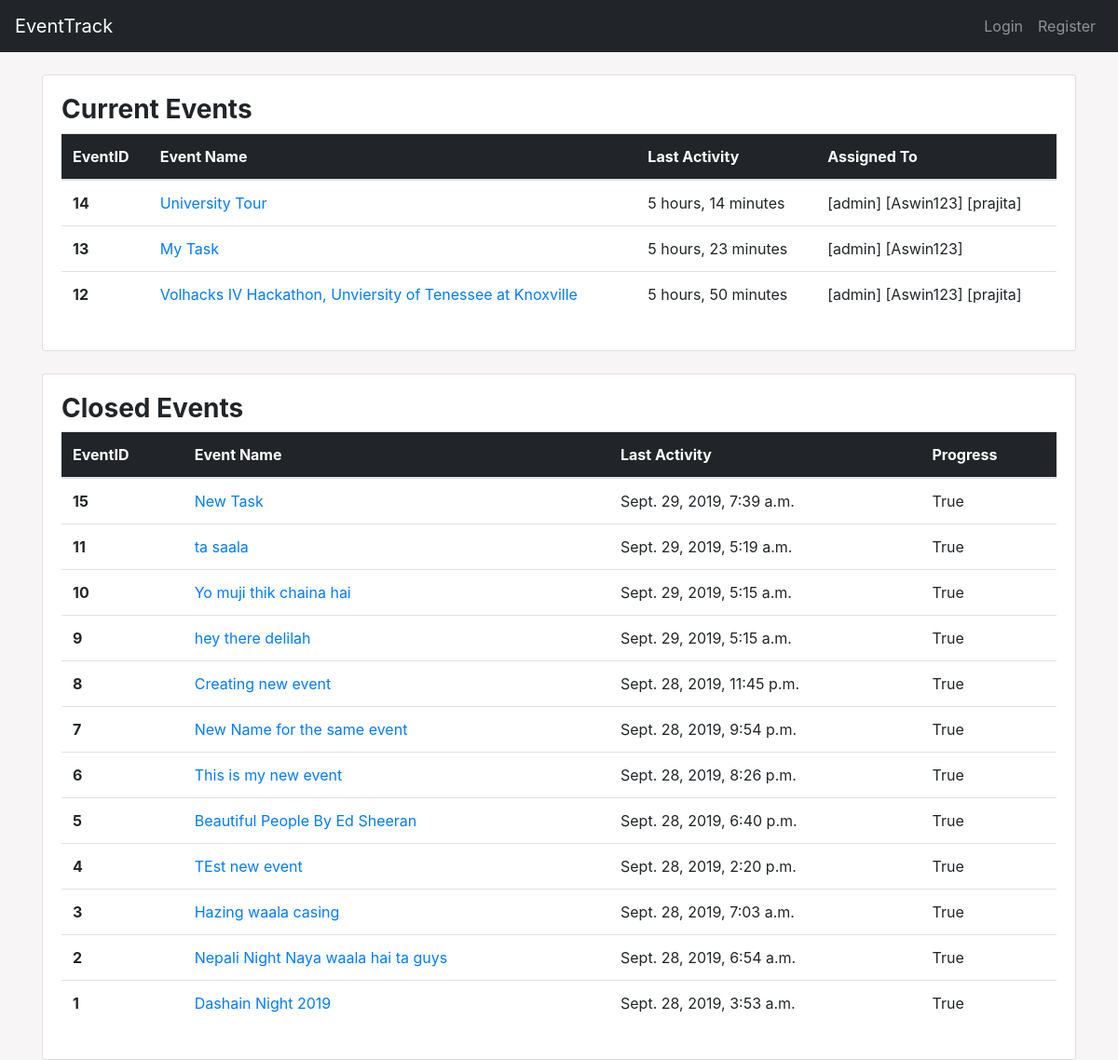
The page / on the database its author committed.
### main/models.py (models this page shows, shortened)
class Event(models.Model):
    event_name = models.CharField(max_length=250)
    created_by = models.ForeignKey(User, related_name="created_by",on_delete=models.CASCADE)
    created_on = models.DateTimeField(auto_now_add= True)
    volunteers = models.ManyToManyField(User, related_name="volunteers")
    closed     = models.BooleanField(default=False)
    hits       = models.IntegerField(default=0, blank=True, null=True)
    image      = models.ImageField(default=None, blank=True, null=True)
    slug       = models.SlugField(unique=True, max_length=1000)

### main/views.py (the view)
# urls.py: 2. Add a URL to urlpatterns:  path('', views.home, name='home')
def home(request):
    print("This is working")
    current_events = Event.objects.filter(closed=False).order_by('-created_on')
    closed_events = Event.objects.filter(closed=True).order_by("-created_on")
    context = {
        "current_events": current_events,
        "closed_events": closed_events
    }
    return render(request, 'main/index.html', context)

### main/templates/main/index.html (shortened to what this page needs)
{% extends 'main/base.html' %}
{% block content %}
<br>
<div class="container">
    <div class="card">
        <div class="card-body">
            <table class="table table-hover">
                <h3><strong>Current Events</strong></h3>
                <thead>
                  <tr>
                    <th scope="col">EventID</th>
                    <th scope="col">Event Name</th>
                    <th scope="col">Last Activity</th>
                    {% if request.user.is_superuser %}
                    <th scope="col">Action</th>
                    {% else %}
                    <th>Assigned To</th>
                    {% endif %}
                  </tr>
                </thead>
                <tbody>
                    {% for event in current_events %}
                  <tr>
                    <th scope="row">{{ event.id }}</th>
                    <td><a href="{% url 'main:details' event.slug %}">{{ event.event_name }}</a> </td>
                    <td>{{ event.created_on | timesince }}</td>
                    {% if request.user.is_superuser %}
                    <td><a href="{% url 'main:edit_event' event.slug %}"><i class="far fa-edit" style="color: orange;" data-toggle="tooltip" data-placement="top" title="Edit this event"></i></a>   /   / <a href="{% url 'main:close_event' event.slug %}">Close Event</a></td>
                    {% else %}
                    <td>{% for volunteer in event.volunteers.all %}[{{ volunteer.username }}] {% endfor %}</td>
                    {% endif %}
                  </tr>
                  {% endfor %}
                </tbody>
              </table>
        </div>
    </div>
</div>
<br>
<div class="container">
    <div class="card">
        <div class="card-body">
            <table class="table table-hover">
                <h3><strong>Closed Events</strong></h3>
                <thead>
                  <tr>
                    <th scope="col">EventID</th>
                    <th scope="col">Event Name</th>
                    <th scope="col">Last Activity</th>
                    <th scope="col">Progress</th>
                  </tr>
                </thead>
                <tbody>
                    {% for event in closed_events %}
                  <tr>
                    <th scope="row">{{ event.id }}</th>
                    <td><a href="{% url 'main:details' event.slug %}">{{ event.event_name }}</a></td>
                    <td>{{ event.created_on }}</td>
                    <td>{{ event.closed }}</td>
                  </tr>
                  {% endfor %}
                </tbody>
              </table>
        </div>
    </div>
</div>
{% endblock %}

### main/static/css/main.css (style rules this page uses)
body { background-color: #f7f5f5; }
thead { background: #212529; color: white; }

### rows shown on the page
Event: id "14", event_name "University Tour", created_on "5 hours, 14 minutes"
Event: id "13", event_name "My Task", created_on "5 hours, 23 minutes"
Event: id "12", event_name "Volhacks IV Hackathon, Unviersity of Tenessee at Knoxville", created_on "5 hours, 50 minutes"
Event: id "15", event_name "New Task", created_on "Sept. 29, 2019, 7:39 a.m.", closed "True"
Event: id "11", event_name "ta saala", created_on "Sept. 29, 2019, 5:19 a.m.", closed "True"
Event: id "10", event_name "Yo muji thik chaina hai", created_on "Sept. 29, 2019, 5:15 a.m.", closed "True"
Event: id "9", event_name "hey there delilah", created_on "Sept. 29, 2019, 5:15 a.m.", closed "True"
Event: id "8", event_name "Creating new event", created_on "Sept. 28, 2019, 11:45 p.m.", closed "True"
Event: id "7", event_name "New Name for the same event", created_on "Sept. 28, 2019, 9:54 p.m.", closed "True"
Event: id "6", event_name "This is my new event", created_on "Sept. 28, 2019, 8:26 p.m.", closed "True"
Event: id "5", event_name "Beautiful People By Ed Sheeran", created_on "Sept. 28, 2019, 6:40 p.m.", closed "True"
Event: id "4", event_name "TEst new event", created_on "Sept. 28, 2019, 2:20 p.m.", closed "True"
Event: id "3", event_name "Hazing waala casing", created_on "Sept. 28, 2019, 7:03 a.m.", closed "True"
Event: id "2", event_name "Nepali Night Naya waala hai ta guys", created_on "Sept. 28, 2019, 6:54 a.m.", closed "True"
Event: id "1", event_name "Dashain Night 2019", created_on "Sept. 28, 2019, 3:53 a.m.", closed "True"

### other values the page prints
{{ volunteer.username }} "admin"
{{ volunteer.username }} "Aswin123"
{{ volunteer.username }} "prajita"
